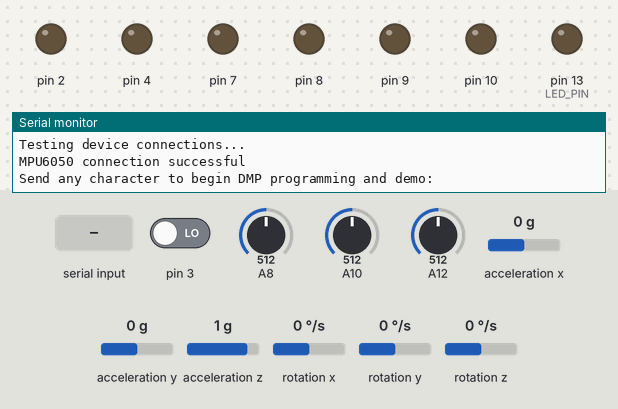
The sketch below on a simulated Arduino Mega 2560, built for the host (arithmetic inside an expression is 32-bit, double 64-bit). Parts: output pins drawn as LEDs (lit = HIGH), the last lines printed to the serial monitor. The inputs (shaded band) are chosen by the test bench; at power-on: acceleration x 0 g, pin 3 LOW, acceleration y 0 g, A8 = 512, A10 = 512, A12 = 512, acceleration z 1 g, rotation x 0 °/s, rotation y 0 °/s, rotation z 0 °/s. The sensor or clock chip raises its interrupt line as the real part does.

Above: at 0.8 s.
0.9 s: "1\n" received over Serial
At 2.7 s:
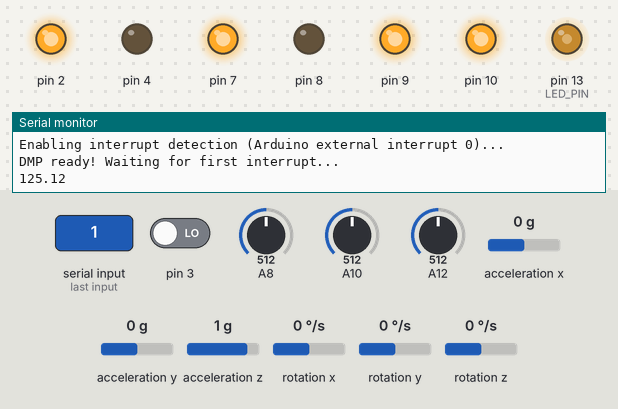
3.0 s: acceleration x set to 0.8 g
At 4.2 s:
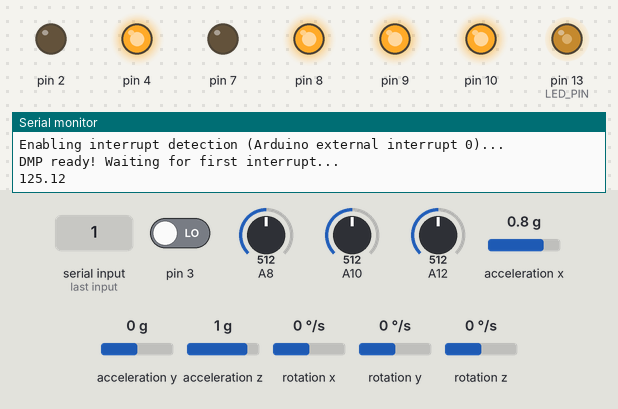
4.5 s: pin 3 driven HIGH
At 5.2 s:
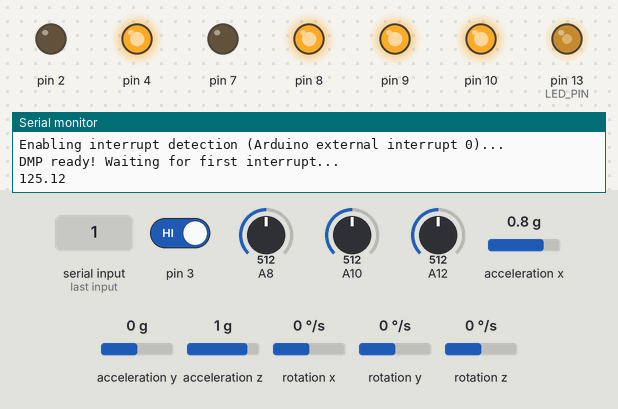
6.0 s: acceleration y set to -1.4 g
At 6.5 s:
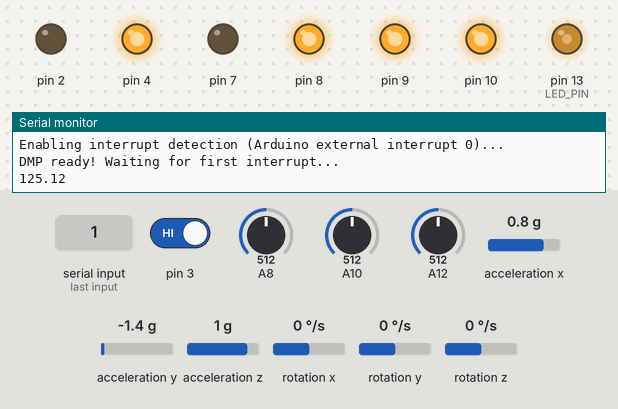
7.5 s: acceleration x set to -1.4 g
At 8.7 s:
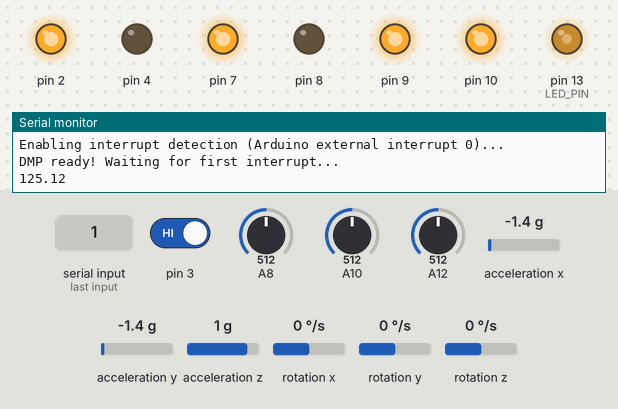
9.0 s: acceleration x set to 1.4 g
At 10.0 s:
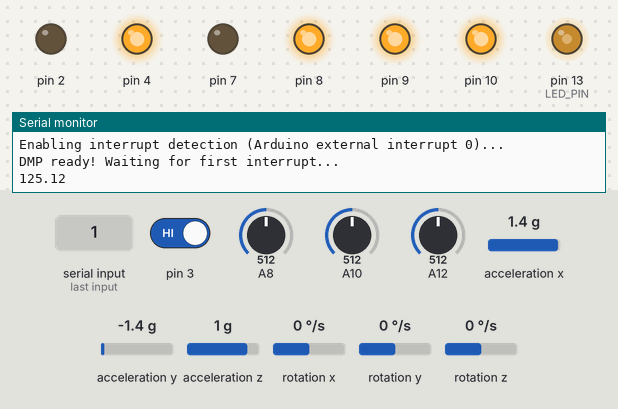
Timing chart, 0 to 11.5 s (numbered marks = the images above; inputs shaded):
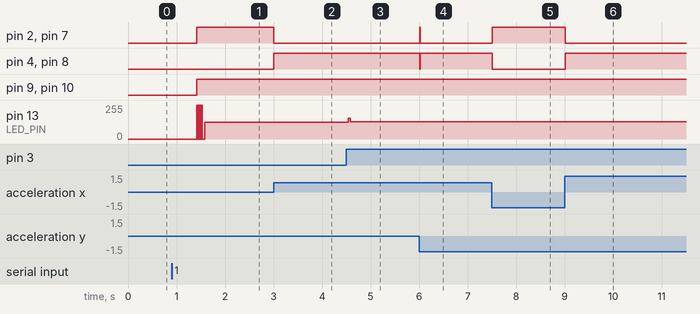

Measured:
- after the input at 0.9 s, pin 2, pin 7, pin 9, pin 10: LOW → HIGH after 0.52 s
- after the input at 3.0 s, pin 2, pin 7: HIGH → LOW at once; pin 4, pin 8: LOW → HIGH at once
- after the input at 4.5 s, pin 13 (LED_PIN): 127/255 → 129/255 at once
- after the input at 6.0 s, pin 2, pin 7: LOW → HIGH at once, → LOW 0.01 s later; pin 4, pin 8: HIGH → LOW at once, → HIGH 0.01 s later
- after the input at 7.5 s, pin 2, pin 7: LOW → HIGH at once; pin 4, pin 8: HIGH → LOW at once
- after the input at 9.0 s, pin 2, pin 7: HIGH → LOW at once; pin 4, pin 8: LOW → HIGH at once

The sketch:

combined_draft_6_27_adaptivePOT.ino
```cpp
// I2C device class (I2Cdev) demonstration Arduino sketch for MPU6050 class using DMP (MotionApps v2.0)
// 6/21/2012 by Jeff Rowberg <jeff@rowberg.net>
// Updates should (hopefully) always be available at https://github.com/jrowberg/i2cdevlib
//
// Changelog:
//      2013-05-08 - added seamless Fastwire support
//                 - added note about gyro calibration
//      2012-06-21 - added note about Arduino 1.0.1 + Leonardo compatibility error
//      2012-06-20 - improved FIFO overflow handling and simplified read process
//      2012-06-19 - completely rearranged DMP initialization code and simplification
//      2012-06-13 - pull gyro and accel data from FIFO packet instead of reading directly
//      2012-06-09 - fix broken FIFO read sequence and change interrupt detection to RISING
//      2012-06-05 - add gravity-compensated initial reference frame acceleration output
//                 - add 3D math helper file to DMP6 example sketch
//                 - add Euler output and Yaw/Pitch/Roll output formats
//      2012-06-04 - remove accel offset clearing for better results (thanks Sungon Lee)
//      2012-06-01 - fixed gyro sensitivity to be 2000 deg/sec instead of 250
//      2012-05-30 - basic DMP initialization working

/* ============================================
I2Cdev device library code is placed under the MIT license
Copyright (c) 2012 Jeff Rowberg

Permission is hereby granted, free of charge, to any person obtaining a copy
of this software and associated documentation files (the "Software"), to deal
in the Software without restriction, including without limitation the rights
to use, copy, modify, merge, publish, distribute, sublicense, and/or sell
copies of the Software, and to permit persons to whom the Software is
furnished to do so, subject to the following conditions:

The above copyright notice and this permission notice shall be included in
all copies or substantial portions of the Software.

THE SOFTWARE IS PROVIDED "AS IS", WITHOUT WARRANTY OF ANY KIND, EXPRESS OR
IMPLIED, INCLUDING BUT NOT LIMITED TO THE WARRANTIES OF MERCHANTABILITY,
FITNESS FOR A PARTICULAR PURPOSE AND NONINFRINGEMENT. IN NO EVENT SHALL THE
AUTHORS OR COPYRIGHT HOLDERS BE LIABLE FOR ANY CLAIM, DAMAGES OR OTHER
LIABILITY, WHETHER IN AN ACTION OF CONTRACT, TORT OR OTHERWISE, ARISING FROM,
OUT OF OR IN CONNECTION WITH THE SOFTWARE OR THE USE OR OTHER DEALINGS IN
THE SOFTWARE.
===============================================
*/
#include <PID_v1.h>
#include "DualVNH5019MotorShield.h" //motor library jc

DualVNH5019MotorShield md; //motor include jc
//Define Variables we'll be connecting to
double Setpoint, Input, Output;

double kp , ki, kd;
double prevKp, prevKi, prevKd;
PID thepid(&Input, &Output, &Setpoint, 0, 0, 0, DIRECT);
//Define the aggressive and conservative Tuning Parameters
//double aggKp=40, aggKi=0, aggKd=0;
//double consKp=15, consKi=0 , consKd=0;

//Specify the links and initial tuning parameters
//PID myPID(&Input, &Output, &Setpoint, consKp, consKi, consKd, DIRECT);


// I2Cdev and MPU6050 must be installed as libraries, or else the .cpp/.h files
// for both classes must be in the include path of your project
#include "I2Cdev.h"

#include "MPU6050_6Axis_MotionApps20.h"
//#include "MPU6050.h" // not necessary if using MotionApps include file

// Arduino Wire library is required if I2Cdev I2CDEV_ARDUINO_WIRE implementation
// is used in I2Cdev.h
#if I2CDEV_IMPLEMENTATION == I2CDEV_ARDUINO_WIRE
    #include "Wire.h"
#endif

// class default I2C address is 0x68
// specific I2C addresses may be passed as a parameter here
// AD0 low = 0x68 (default for SparkFun breakout and InvenSense evaluation board)
// AD0 high = 0x69
MPU6050 mpu;
//MPU6050 mpu(0x69); // <-- use for AD0 high

/* =========================================================================
   NOTE: In addition to connection 3.3v, GND, SDA, and SCL, this sketch
   depends on the MPU-6050's INT pin being connected to the Arduino's
   external interrupt #0 pin. On the Arduino Uno and Mega 2560, this is
   digital I/O pin 2.
 * ========================================================================= */

/* =========================================================================
   NOTE: Arduino v1.0.1 with the Leonardo board generates a compile error
   when using Serial.write(buf, len). The Teapot output uses this method.
   The solution requires a modification to the Arduino USBAPI.h file, which
   is fortunately simple, but annoying. This will be fixed in the next IDE
   release. For more info, see these links:

   http://arduino.cc/forum/index.php/topic,109987.0.html
   http://code.google.com/p/arduino/issues/detail?id=958
 * ========================================================================= */


// uncomment "OUTPUT_READABLE_QUATERNION" if you want to see the actual
// quaternion components in a [w, x, y, z] format (not best for parsing
// on a remote host such as Processing or something though)
//#define OUTPUT_READABLE_QUATERNION

// uncomment "OUTPUT_READABLE_EULER" if you want to see Euler angles
// (in degrees) calculated from the quaternions coming from the FIFO.
// Note that Euler angles suffer from gimbal lock (for more info, see
// http://en.wikipedia.org/wiki/Gimbal_lock)
//#define OUTPUT_READABLE_EULER

// uncomment "OUTPUT_READABLE_YAWPITCHROLL" if you want to see the yaw/
// pitch/roll angles (in degrees) calculated from the quaternions coming
// from the FIFO. Note this also requires gravity vector calculations.
// Also note that yaw/pitch/roll angles suffer from gimbal lock (for
// more info, see: http://en.wikipedia.org/wiki/Gimbal_lock)
#define OUTPUT_READABLE_YAWPITCHROLL

// uncomment "OUTPUT_READABLE_REALACCEL" if you want to see acceleration
// components with gravity removed. This acceleration reference frame is
// not compensated for orientation, so +X is always +X according to the
// sensor, just without the effects of gravity. If you want acceleration
// compensated for orientation, us OUTPUT_READABLE_WORLDACCEL instead.
//#define OUTPUT_READABLE_REALACCEL

// uncomment "OUTPUT_READABLE_WORLDACCEL" if you want to see acceleration
// components with gravity removed and adjusted for the world frame of
// reference (yaw is relative to initial orientation, since no magnetometer
// is present in this case). Could be quite handy in some cases.
//#define OUTPUT_READABLE_WORLDACCEL

// uncomment "OUTPUT_TEAPOT" if you want output that matches the
// format used for the InvenSense teapot demo
//#define OUTPUT_TEAPOT

float mycurrentangle;

#define LED_PIN 13 // (Arduino is 13, Teensy is 11, Teensy++ is 6)
bool blinkState = false;

// MPU control/status vars
bool dmpReady = false;  // set true if DMP init was successful
uint8_t mpuIntStatus;   // holds actual interrupt status byte from MPU
uint8_t devStatus;      // return status after each device operation (0 = success, !0 = error)
uint16_t packetSize;    // expected DMP packet size (default is 42 bytes)
uint16_t fifoCount;     // count of all bytes currently in FIFO
uint8_t fifoBuffer[64]; // FIFO storage buffer

// orientation/motion vars
Quaternion q;           // [w, x, y, z]         quaternion container
VectorInt16 aa;         // [x, y, z]            accel sensor measurements
VectorInt16 aaReal;     // [x, y, z]            gravity-free accel sensor measurements
VectorInt16 aaWorld;    // [x, y, z]            world-frame accel sensor measurements
VectorFloat gravity;    // [x, y, z]            gravity vector
float euler[3];         // [psi, theta, phi]    Euler angle container
float ypr[3];           // [yaw, pitch, roll]   yaw/pitch/roll container and gravity vector

// packet structure for InvenSense teapot demo
uint8_t teapotPacket[14] = { '$', 0x02, 0,0, 0,0, 0,0, 0,0, 0x00, 0x00, '\r', '\n' };


// ================================================================
// ===               INTERRUPT DETECTION ROUTINE                ===
// ================================================================

volatile bool mpuInterrupt = false;     // indicates whether MPU interrupt pin has gone high
void dmpDataReady() {
    mpuInterrupt = true;
}


// ================================================================
// ===                      INITIAL SETUP                       ===
// ================================================================

void setup() {
    //initialize the variables we're linked to
  Input = mycurrentangle;
  Setpoint =7;

    thepid.SetOutputLimits(-400,400);
    thepid.SetSampleTime(10);

  //turn the PID on
  thepid.SetMode(AUTOMATIC);


   md.init(); //motor thing initialize


    // join I2C bus (I2Cdev library doesn't do this automatically)
    #if I2CDEV_IMPLEMENTATION == I2CDEV_ARDUINO_WIRE
        Wire.begin();
        TWBR = 24; // 400kHz I2C clock (200kHz if CPU is 8MHz)
    #elif I2CDEV_IMPLEMENTATION == I2CDEV_BUILTIN_FASTWIRE
        Fastwire::setup(400, true);
    #endif

    // initialize serial communication
    // (115200 chosen because it is required for Teapot Demo output, but it's
    // really up to you depending on your project)
    Serial.begin(115200);
    while (!Serial); // wait for Leonardo enumeration, others continue immediately

    // NOTE: 8MHz or slower host processors, like the Teensy @ 3.3v or Ardunio
    // Pro Mini running at 3.3v, cannot handle this baud rate reliably due to
    // the baud timing being too misaligned with processor ticks. You must use
    // 38400 or slower in these cases, or use some kind of external separate
    // crystal solution for the UART timer.

    // initialize device
    Serial.println(F("Initializing I2C devices..."));
    mpu.initialize();

    // verify connection
    Serial.println(F("Testing device connections..."));
    Serial.println(mpu.testConnection() ? F("MPU6050 connection successful") : F("MPU6050 connection failed"));

    // wait for ready
    Serial.println(F("\nSend any character to begin DMP programming and demo: "));
    while (Serial.available() && Serial.read()); // empty buffer
    while (!Serial.available());                 // wait for data
    while (Serial.available() && Serial.read()); // empty buffer again

    // load and configure the DMP
    Serial.println(F("Initializing DMP..."));
    devStatus = mpu.dmpInitialize();

    // supply your own gyro offsets here, scaled for min sensitivity
    mpu.setXGyroOffset(220);
    mpu.setYGyroOffset(76);
    mpu.setZGyroOffset(-85);
    mpu.setZAccelOffset(1788); // 1688 factory default for my test chip

    // make sure it worked (returns 0 if so)
    if (devStatus == 0) {
        // turn on the DMP, now that it's ready
        Serial.println(F("Enabling DMP..."));
        mpu.setDMPEnabled(true);

        // enable Arduino interrupt detection
        Serial.println(F("Enabling interrupt detection (Arduino external interrupt 0)..."));
        attachInterrupt(1, dmpDataReady, RISING);
        mpuIntStatus = mpu.getIntStatus();

        // set our DMP Ready flag so the main loop() function knows it's okay to use it
        Serial.println(F("DMP ready! Waiting for first interrupt..."));
        dmpReady = true;

        // get expected DMP packet size for later comparison
        packetSize = mpu.dmpGetFIFOPacketSize();
    } else {
        // ERROR!
        // 1 = initial memory load failed
        // 2 = DMP configuration updates failed
        // (if it's going to break, usually the code will be 1)
        Serial.print(F("DMP Initialization failed (code "));
        Serial.print(devStatus);
        Serial.println(F(")"));
    }

    // configure LED for output
    pinMode(LED_PIN, OUTPUT);
}


// ================================================================
// ===                    MAIN PROGRAM LOOP                     ===
// ================================================================

void loop() {
    // if programming failed, don't try to do anything
    if (!dmpReady) return;

    // wait for MPU interrupt or extra packet(s) available
   while (!mpuInterrupt && fifoCount < packetSize) {


       double gap = abs(Setpoint-Input); //distance away from setpoint
 // if(gap<5)
 // {  //we're close to setpoint, use conservative tuning parameters
  //  myPID.SetTunings(consKp, consKi, consKd);
  //}
 // else
 // {
     //we're far from setpoint, use aggressive tuning parameters
   //  myPID.SetTunings(aggKp, aggKi, aggKd);
 // }

          Input = mycurrentangle;
       thepid.Compute();
       md.setSpeeds(Output,Output);
     //  Serial.println(Output);
     //  Serial.println("mycurrentvalue");
readAndSetPIDTuningValues();
    }

    // reset interrupt flag and get INT_STATUS byte
    mpuInterrupt = false;
    mpuIntStatus = mpu.getIntStatus();

    // get current FIFO count
    fifoCount = mpu.getFIFOCount();

    // check for overflow (this should never happen unless our code is too inefficient)
    if ((mpuIntStatus & 0x10) || fifoCount == 1024) {
        // reset so we can continue cleanly
        mpu.resetFIFO();
        Serial.println(F("FIFO overflow!"));

    // otherwise, check for DMP data ready interrupt (this should happen frequently)
    } else if (mpuIntStatus & 0x02) {
        // wait for correct available data length, should be a VERY short wait
        while (fifoCount < packetSize) fifoCount = mpu.getFIFOCount();

        // read a packet from FIFO
        mpu.getFIFOBytes(fifoBuffer, packetSize);

        // track FIFO count here in case there is > 1 packet available
        // (this lets us immediately read more without waiting for an interrupt)
        fifoCount -= packetSize;

        #ifdef OUTPUT_READABLE_QUATERNION
            // display quaternion values in easy matrix form: w x y z
            mpu.dmpGetQuaternion(&q, fifoBuffer);
            Serial.print("quat\t");
            Serial.print(q.w);
            Serial.print("\t");
            Serial.print(q.x);
            Serial.print("\t");
            Serial.print(q.y);
            Serial.print("\t");
            Serial.println(q.z);
        #endif

        #ifdef OUTPUT_READABLE_EULER
            // display Euler angles in degrees
            mpu.dmpGetQuaternion(&q, fifoBuffer);
            mpu.dmpGetEuler(euler, &q);
            Serial.print("euler\t");
            Serial.print(euler[0] * 180/M_PI);
            Serial.print("\t");
            Serial.print(euler[1] * 180/M_PI);
            Serial.print("\t");
            Serial.println(euler[2] * 180/M_PI);
        #endif

        #ifdef OUTPUT_READABLE_YAWPITCHROLL
            // display Euler angles in degrees
            mpu.dmpGetQuaternion(&q, fifoBuffer);
            mpu.dmpGetGravity(&gravity, &q);
            mpu.dmpGetYawPitchRoll(ypr, &q, &gravity);
           /* Serial.print("ypr\t");
            Serial.print(ypr[0] * 180/M_PI);
            Serial.print("\t");
            Serial.print(ypr[1] * 180/M_PI);
            Serial.print("\t");
            Serial.println(ypr[2] * 180/M_PI); */
            mycurrentangle=(ypr[1] * 180/M_PI);
         //   Serial.print(mycurrentangle);


        #endif

        #ifdef OUTPUT_READABLE_REALACCEL
            // display real acceleration, adjusted to remove gravity
            mpu.dmpGetQuaternion(&q, fifoBuffer);
            mpu.dmpGetAccel(&aa, fifoBuffer);
            mpu.dmpGetGravity(&gravity, &q);
            mpu.dmpGetLinearAccel(&aaReal, &aa, &gravity);
            Serial.print("areal\t");
            Serial.print(aaReal.x);
            Serial.print("\t");
            Serial.print(aaReal.y);
            Serial.print("\t");
            Serial.println(aaReal.z);
        #endif

        #ifdef OUTPUT_READABLE_WORLDACCEL
            // display initial world-frame acceleration, adjusted to remove gravity
            // and rotated based on known orientation from quaternion
            mpu.dmpGetQuaternion(&q, fifoBuffer);
            mpu.dmpGetAccel(&aa, fifoBuffer);
            mpu.dmpGetGravity(&gravity, &q);
            mpu.dmpGetLinearAccel(&aaReal, &aa, &gravity);
            mpu.dmpGetLinearAccelInWorld(&aaWorld, &aaReal, &q);
            Serial.print("aworld\t");
            Serial.print(aaWorld.x);
            Serial.print("\t");
            Serial.print(aaWorld.y);
            Serial.print("\t");
            Serial.println(aaWorld.z);
        #endif

        #ifdef OUTPUT_TEAPOT
            // display quaternion values in InvenSense Teapot demo format:
            teapotPacket[2] = fifoBuffer[0];
            teapotPacket[3] = fifoBuffer[1];
            teapotPacket[4] = fifoBuffer[4];
            teapotPacket[5] = fifoBuffer[5];
            teapotPacket[6] = fifoBuffer[8];
            teapotPacket[7] = fifoBuffer[9];
            teapotPacket[8] = fifoBuffer[12];
            teapotPacket[9] = fifoBuffer[13];
            Serial.write(teapotPacket, 14);
            teapotPacket[11]++; // packetCount, loops at 0xFF on purpose
        #endif

        // blink LED to indicate activity
        blinkState = !blinkState;
        digitalWrite(LED_PIN, blinkState);
    }
}


void readAndSetPIDTuningValues()
{
    int potKp = analogRead(A8);
    int potKi =  analogRead(A10);
    int potKd = analogRead(A12);
    kp = map(potKp, 0, 1023, 0, 25000) / 100.0;        //0 - 250
    ki = map(potKi, 0, 1023, 0, 100000) / 100.0;        //0 - 1000
    kd = map(potKd, 0, 1023, 0, 500) / 100.0;            //0 - 5
    if (kp != prevKp || ki != prevKi || kd != prevKd)
    {
        Serial.print(kp);
   /*     Serial.println("         ");
        Serial.print("         ");
        Serial.print(ki);
        Serial.println("                     ");
        Serial.print("                     ");
        Serial.print(kd);   */
        thepid.SetTunings(kp, ki, kd);
        prevKp = kp;
        prevKi = ki;
        prevKd = kd;
    }
}
```

Source omitted: DualVNH5019MotorShield.cpp (5330 bytes), DualVNH5019MotorShield.h (1493 bytes)
